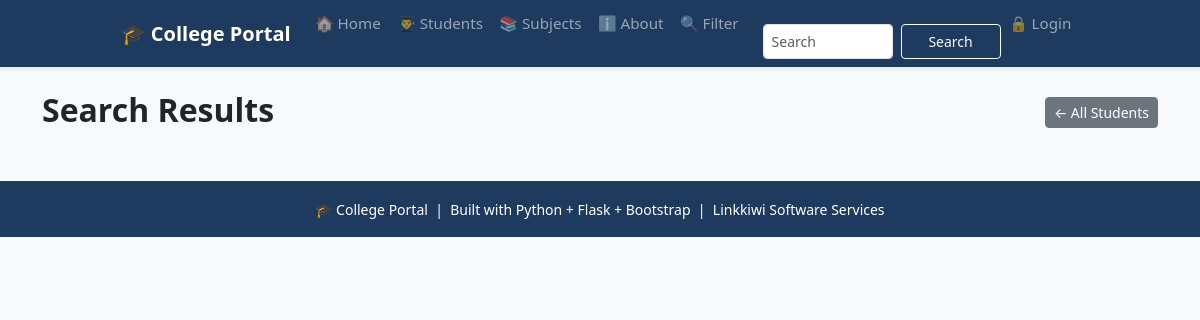
Before: /search with the older database file.
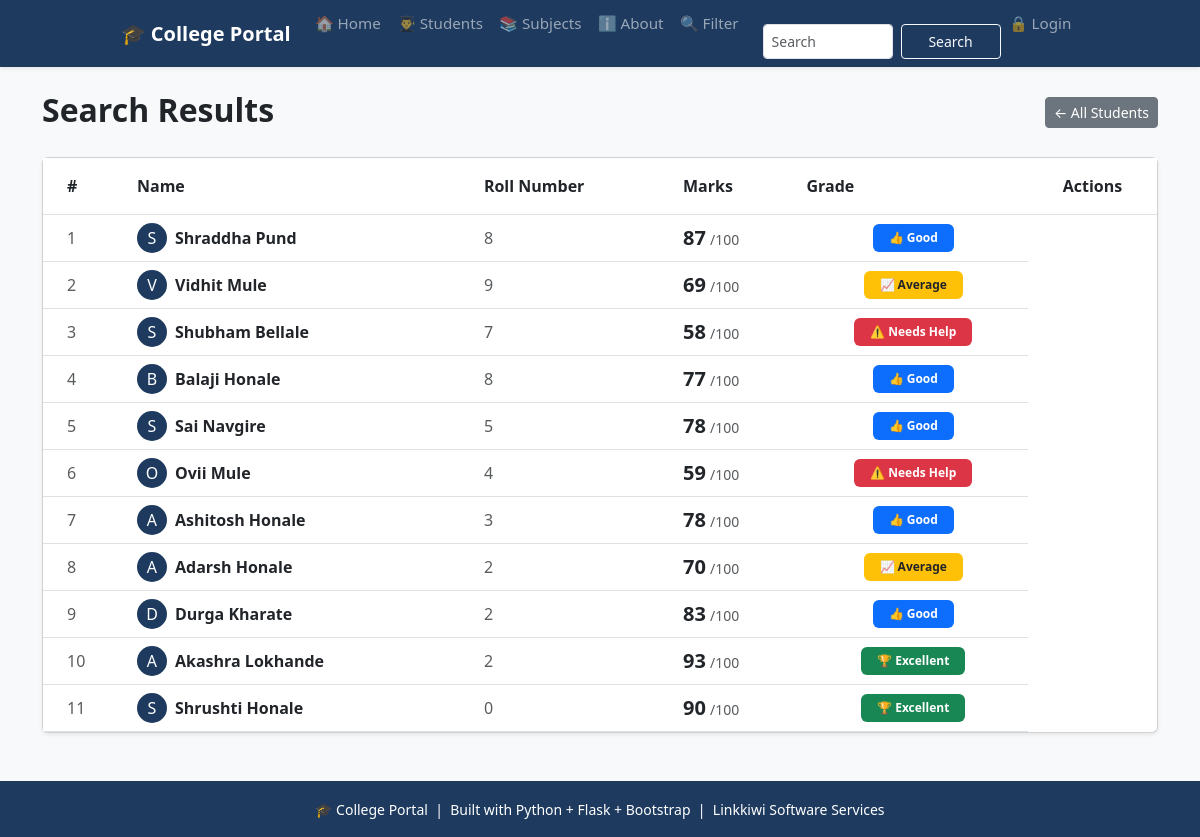
After: the same page with the newer database file.
### tables this page shows
CREATE TABLE students (
            id INTEGER PRIMARY KEY AUTOINCREMENT,
            name TEXT NOT NULL,
            roll INTEGER NOT NULL,
            marks INTEGER NOT NULL,
            subject TEXT NOT NULL,
            attendance INTEGER DEFAULT 0
        );

### app.py (the view)
@app.route("/search")
def search():
    q = request.args.get('q','')
    conn = get_db()
    if q:
        students = conn.execute('''SELECT * FROM students
                                WHERE name LIKE ?
                                OR SUBJECT LIKE ?
                                OR roll LIKE ?''',
                                (f'%{q}%', f'%{q}%', f'%{q}%')).fetchall()
    else:
        students = conn.execute('SELECT * FROM students ORDER BY id DESC').fetchall()
    conn.close()
    return render_template("search.html", students=students, query=q)

### database.py (called while the page is built)
def get_db():
    conn = sqlite3.connect('myproject.db')
    conn.row_factory = sqlite3.Row
    return conn

### templates/search.html (shortened to what this page needs)
{% extends "base.html" %}
{% block content %}
<div class="d-flex justify-content-between align-items-center mb-4">
    <h2 class = "fw-bold mb-1">Search Results</h2>
    <a href = "{{url_for('students_page')}}" class = "btn btn-secondary btn-sm">
        ← All Students
        </a>
</div>
{% if students %}
<div class="card shadow-sm">
    <div class="card-body p-0">
        <div class="table-responsive">
            <table class="table table-hover mb-0">
                <thead style="background-color: #1e3a5f; color:white;">
                    <tr>
                        <th class="py-3 ps-4">#</th>
                        <th class="py-3">Name</th>
                        <th class="py-3">Roll Number</th>
                        <th class="py-3">Marks</th>
                        <th class="py-3">Grade</th>
                        <th class="py-3 text-center">Actions</th>
                    </tr>
                </thead>
                <tbody>
                    {% for student in students %}
                    <tr class="align-middle">
                        <td class="ps-4 text-muted">
                            {{ loop.index }}
                        </td>
                        <td>
                            <div class="d-flex align-items-center">
                                <div class="rounded-circle d-flex justify-content-center align-items-center me-2"
                                     style="width:30px; height:30px; background-color:#1e3a5f; color:white;">
                                    {{ student['name'][0] }}
                                </div>
                                <span class="fw-bold">{{ student['name'] }}</span>
                            </div>
                        </td>
                        <td class="text-muted">{{ student['roll'] }}</td>
                            <td>
                                <span class="fw-bold fs-5">{{ student['marks'] }}</span>
                                <span class="text-muted small">/100</span>
                            </td>
                            <td class="text-center">
                                {% if student['marks'] >= 90 %}
                                    <span class="badge bg-success px-3 py-2">
                                        🏆 Excellent
                                    </span>
                                {% elif student['marks'] >= 75 %}
                                    <span class="badge bg-primary px-3 py-2">
                                        👍 Good
                                    </span>
                                {% elif student['marks'] >= 60 %}
                                    <span class="badge bg-warning text-dark px-3 py-2">
                                        📈 Average
                                    </span>
                                {% else %}
                                    <span class="badge bg-danger px-3 py-2">
                                        ⚠️ Needs Help
                                    </span>
                                {% endif %}
                            </td>
                        </tr>
                        {% endfor %}
                </tbody>
            </table>
        </div>
    </div>
</div>
{% endif %}
{% endblock %}

Changed rows visible on the page:
added students: name "S", name "Shraddha Pund", roll "8", marks "87", shows "👍 Good"
added students: name "V", name "Vidhit Mule", roll "9", marks "69", shows "📈 Average"
added students: name "S", name "Shubham Bellale", roll "7", marks "58", shows "⚠️ Needs Help"
added students: name "B", name "Balaji Honale", roll "8", marks "77", shows "👍 Good"
added students: name "S", name "Sai Navgire", roll "5", marks "78", shows "👍 Good"
added students: name "O", name "Ovii Mule", roll "4", marks "59", shows "⚠️ Needs Help"
added students: name "A", name "Ashitosh Honale", roll "3", marks "78", shows "👍 Good"
added students: name "A", name "Adarsh Honale", roll "2", marks "70", shows "📈 Average"
added students: name "D", name "Durga Kharate", roll "2", marks "83", shows "👍 Good"
added students: name "A", name "Akashra Lokhande", roll "2", marks "93", shows "🏆 Excellent"
added students: name "S", name "Shrushti Honale", roll "0", marks "90", shows "🏆 Excellent"
Other visible differences:
text now shown: "# Name Roll Number Marks Grade Actions"
